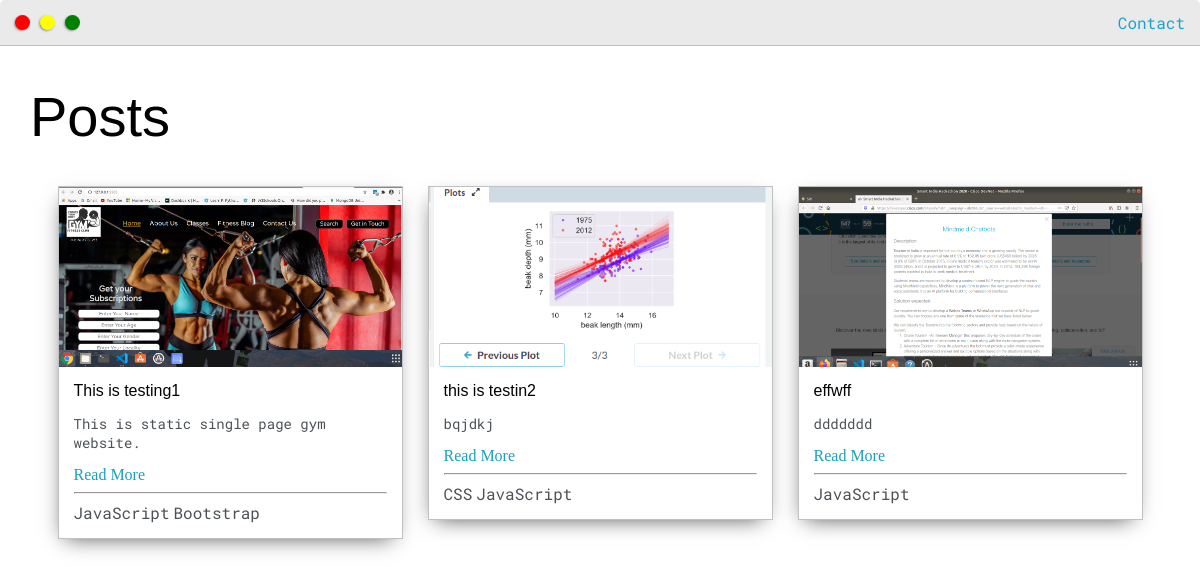
/posts/, run on the app's committed database.
### base/models.py (models this page shows, shortened)
class Post(models.Model):
    headline = models.CharField(max_length = 200)
    sub_headline = models.CharField(max_length = 200, null=True, blank=True)
    thumbnail = models.ImageField(null=True,blank=True,upload_to = "images", default="placeholder.jpg")
    body = RichTextUploadingField(null=True, blank=True)
    created = models.DateTimeField(auto_now_add=True)
    active = models.BooleanField(default=False)
    featured = models.BooleanField(default=False)
    tags =  models.ManyToManyField(Tag)
    slug = models.SlugField(null=True,blank=True)

class Tag(models.Model):
    name = models.CharField(max_length=200)
    def __str__(self):
        return self.name

### base/views.py (the view)
# urls.py: path('posts/', views.posts, name="posts"),
def posts(request):
    posts = Post.objects.filter(active = True)
    context = {'posts':posts}
    return render(request,'base/posts.html',context)

### base/templates/base/posts.html
{% extends 'base/main.html' %}
{%load static%}
{% block content %}
<div class="main-container">
    <h1>Posts</h1>
    <div class="post-wrapper">
        {% for post in posts%}
        <div>
            <div class="post">
                <img class="thumbnail" src="{{post.thumbnail.url}}">
                <div class="post-preview">
                    <h6 class="post-title">{{post.headline}}</h6>
                    <p class="post-intro">{{post.sub_headline}}</p>
                    <a href="{% url 'post' post.slug%}">Read More</a>
                    <hr>
                    {% for tag in post.tags.all %}
                    <span>{{tag}}</span>
                    {% endfor %}
                </div>
            </div>
        </div>
        {% empty %}
        <h2>No posts Found..</h2>
        {% endfor %}
    </div>
</div>
{% endblock content%}

### base/templates/base/main.html (shortened to what this page needs)
<!DOCTYPE html>
{% load static %}
<html lang="en">
<head>
    <link rel="stylesheet" type="text/css" href="{% static 'css/default.css' %}">
	<link id="theme-style" rel="stylesheet" type="text/css" href="">
</head>
<body>
    {% include 'base/navbar.html' %}
    {%block content%}
    {% endblock content%}
</body>
</html>

### base/templates/base/navbar.html
<div class="nav-wrapper">
    <a href="{% url 'home' %}">
        <div class="dots-wrapper">
            <div id="dot-1" class="browser-dot"></div>
            <div id="dot-2" class="browser-dot"></div>
            <div id="dot-3" class="browser-dot"></div>
        </div>
    </a>
    <ul id="navigation">
        <li><a href="{% url 'home' %}#contact">Contact</a></li>
    </ul>
</div>

### static/css/default.css (style rules this page uses)
:root { --mainColor:#eaeaea; --secondaryColor:#fff; --borderColor:#c1c1c1; --mainText:black; --secondaryText:#4b5156; --themeDotBorder:#24292e; --previewBg:rgb(251, 249, 243, 0.8); --previewShadow:#f0ead6; --buttonColor:black; }
html, body { padding: 0; margin: 0; scroll-behavior: smooth; }
body * { transition: 0.3s; }
h1, h2, h3, h4, h5, h6, strong { color: var(--mainText); font-family: 'Work Sans', sans-serif; font-weight: 500; }
p, li, span, label, input, textarea { color: var(--secondaryText); font-family: 'Roboto Mono', monospace; }
a { text-decoration: none; color:#17a2b8; }
ul { list-style: none; }
h1 { font-size: 56px; }
h6 { font-size: 16px; }
.main-container { width: 1200px; margin: 0 auto; }
.nav-wrapper { border-radius:5px 5px 0 0; grid-area:nav-wrapper; border-bottom: 1px solid var(--borderColor); display: flex; justify-content: space-between; align-items: center; background-color: var(--mainColor); }
#navigation a { color:rgb(21, 163, 211); }
#navigation { margin:0; padding: 10px; }
#navigation li { display: inline-block; margin-right: 5px; margin-left:5px; }
.dots-wrapper { display: flex; padding: 10px; }
#dot-1 { background-color:red; }
#dot-2 { background-color: yellow; }
#dot-3 { background-color: green; }
.browser-dot { background-color: black; height: 15px; width: 15px; border-radius: 50%; margin: 5px; -webkit-box-shadow: -1px 1px 3px -1px rgba(0,0,0,0.75); -moz-box-shadow: -1px 1px 3px -1px rgba(0,0,0,0.75); box-shadow: -1px 1px 3px -1px rgba(0,0,0,0.75); }
.post-wrapper { display: grid; grid-template-columns: repeat(auto-fit, 345px); gap:25px; justify-content: center; padding-bottom: 50px; }
.post { border:1px solid var(--borderColor); -webkit-box-shadow: -2px 7px 21px -9px rgba(0,0,0,0.75); -moz-box-shadow: -2px 7px 21px -9px rgba(0,0,0,0.75); box-shadow: -2px 7px 21px -9px rgba(0,0,0,0.75); }
.thumbnail { display: block; width: 100%; height:180px; object-fit: cover; }
.post-preview { background-color: #fff; padding:15px; }
.post-title { color:black; margin: 0; }
.post-intro { color:#4b5156; font-size: 14px; }
@media screen and (max-width: 1200px) { .main-container { width: 95%; } }

### data on the page
Post: thumbnail (picture), headline "This is testing1", sub_headline "This is static single page gym website."
Tag: name "JavaScript"
Tag: name "Bootstrap"
Post: thumbnail (picture), headline "this is testin2", sub_headline "bqjdkj"
Tag: name "CSS"
Post: thumbnail (picture), headline "effwff", sub_headline "ddddddd"
